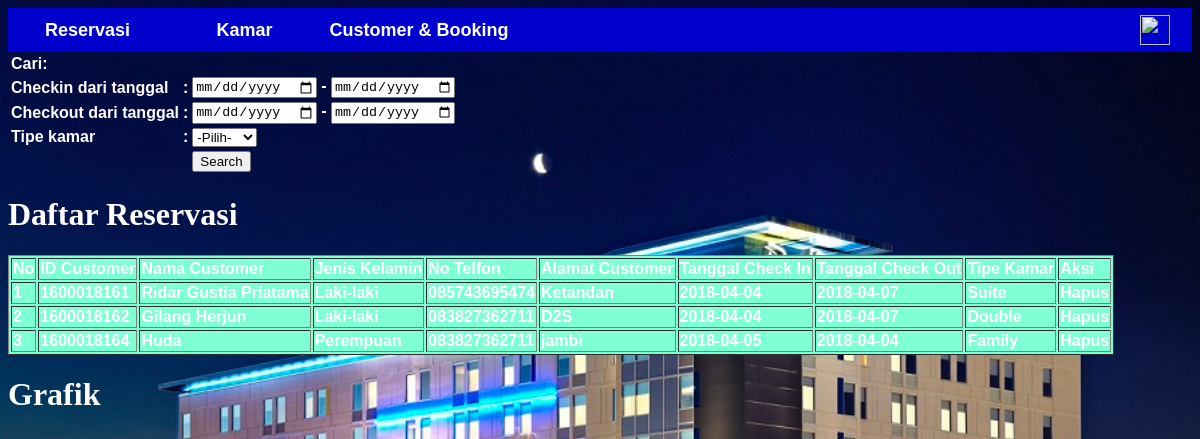
Screenshot of /tampil_customer.php with the database file from the repository.
### tables this page shows
CREATE TABLE `customer` (
  `id_customer` varchar(15) NOT NULL,
  `nama_customer` varchar(50) DEFAULT NULL,
  `jekel` varchar(50) DEFAULT NULL,
  `no_telfon` varchar(20) DEFAULT NULL,
  `alamat_customer` varchar(200) DEFAULT NULL,
  `tgl_checkin` date DEFAULT NULL,
  `tgl_checkout` date DEFAULT NULL,
  `tipe_kamar` varchar(30) DEFAULT NULL
);

### tampil_customer.php (the view, shortened to what this page needs)
<html>
	<head><title>Our Hotel</title>
	<link rel="stylesheet" type="text/css" href="css.css">
	</head>
	<body style="background-image:url(hotel2.jpg)">
	<table align="right" border="0" cellpadding="5" width="100%" style="background-color: #0000CD;">
		<tr style="font-size:20">
			<td width="145" style="text-align:center">
			<a href="tambah_customer.php"><font size="4px">Reservasi</font></a>
			</td>
			<td width="145" style="text-align:center">
			<a href="tampil_kamar.php"><font size="4px">Kamar</font></a>
			</td>
			<td width="180" style="text-align:center">
			<a href="tampil_customer.php"><font size="4px">Customer & Booking</font></a>
			</td>
			<td></td>
			<td></td>
			<td></td>
			<td width="60" style="text-align:center">
			<a href="index.php"><img src="home.png" width="30px" style="float:center"></a>
			</td>
		</tr>
	</table>
	<form action="filter_customer.php"  method="post">
		<table>
			<tr>
				<td>Cari:</td>
			</tr>
			<tr>
				<td>Checkin dari tanggal</td>
				<td>: </td>
				<td><input type="date" name="cari_tgl_checkin1"> - <input type="date" name="cari_tgl_checkin2"></td>
			</tr>
			<tr>
				<td>Checkout dari tanggal</td>
				<td>: </td>
				<td><input type="date" name="cari_tgl_checkout1"> - <input type="date" name="cari_tgl_checkout2"></td>
			</tr>
			<tr>
				<td>Tipe kamar</td>
				<td>: </td>
				<td><select name="cari_tipe_kamar"  size="1" >
				<option value="-" selected >-Pilih-
				<option value="Single" >Single
				</select></td>
			</tr>
			<tr>
				<td colspan="2"></td>
				<td><input type="submit" value="Search" > </td>
   			</tr>
		</table>
	</form>
	</body>
</html>
<?php
$host="localhost";
$username="root";
$password = "";
$db_name = "prplhotel";
$konek = new mysqli($host,$username,$password,$db_name);
$sql="select * from customer";
$data=$konek->query($sql);
echo "<h1><font color='white'>Daftar Reservasi</font></h1>";
echo "<table border='1' bgcolor='#7FFFD4'>";
echo "<tr>
		<td>No</td>
		<td>ID Customer</td>
		<td>Nama Customer</td>
		<td>Jenis Kelamin</td>
		<td>No Telfon</td>
		<td>Alamat Customer</td>
		<td>Tanggal Check In</td>
		<td>Tanggal Check Out</td>
		<td>Tipe Kamar</td>
		<td colspan=2>Aksi</td>
	 </tr>";
if($data->num_rows>0){
	$no=1;
	while($row=$data->fetch_assoc()){
		echo "<tr>";
		echo "<td>".$no++."</td>";
		echo "<td>".$row['id_customer']."</td>";
		echo "<td>".$row['nama_customer']."</td>";
		echo "<td>".$row['jekel']."</td>";
		echo "<td>".$row['no_telfon']."</td>";
		echo "<td>".$row['alamat_customer']."</td>";
		echo "<td>".$row['tgl_checkin']."</td>";
		echo "<td>".$row['tgl_checkout']."</td>";
		echo "<td>".$row['tipe_kamar']."</td>";
		echo "<td><a href='hapus_customer.php?id_customer=".$row['id_customer']."'>Hapus</a></td>";
		echo "</tr>";
	}
}else{
	echo "Data Kosong!";
}
echo "</table>";
?>
<html lang="en-US">
<body>
<h1><font color='white'>Grafik</font></h1>
</body>
</html>

### css.css (style rules this page uses)
a:link { color:white; text-decoration:none; }
td { font-weight:bold; color:white; font-family:Arial; }

### tampil_customer.php (style rules this page uses)
a:link { color:white; text-decoration:none; }
body { overflow:auto; background-size:cover; }
td { font-weight:bold; color:white; font-family:Arial; }

### rows the page displays
customer: id_customer "1600018161", nama_customer "Ridar Gustia Priatama", jekel "Laki-laki", no_telfon "085743695474", alamat_customer "Ketandan", tgl_checkin "2018-04-04", tgl_checkout "2018-04-07", tipe_kamar "Suite"
customer: id_customer "1600018162", nama_customer "Gilang Herjun", jekel "Laki-laki", no_telfon "083827362711", alamat_customer "D2S", tgl_checkin "2018-04-04", tgl_checkout "2018-04-07", tipe_kamar "Double"
customer: id_customer "1600018164", nama_customer "Huda", jekel "Perempuan", no_telfon "083827362711", alamat_customer "jambi", tgl_checkin "2018-04-05", tgl_checkout "2018-04-04", tipe_kamar "Family"
